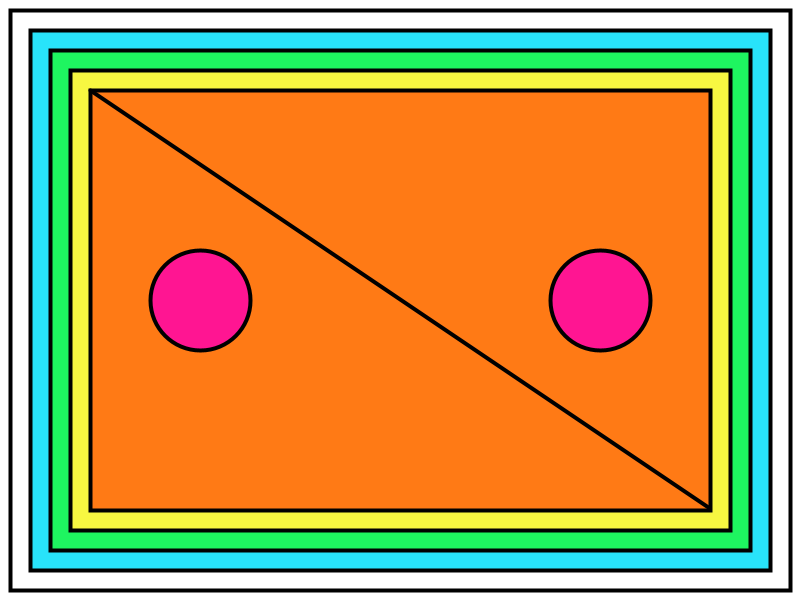
Frame 1 (no input)
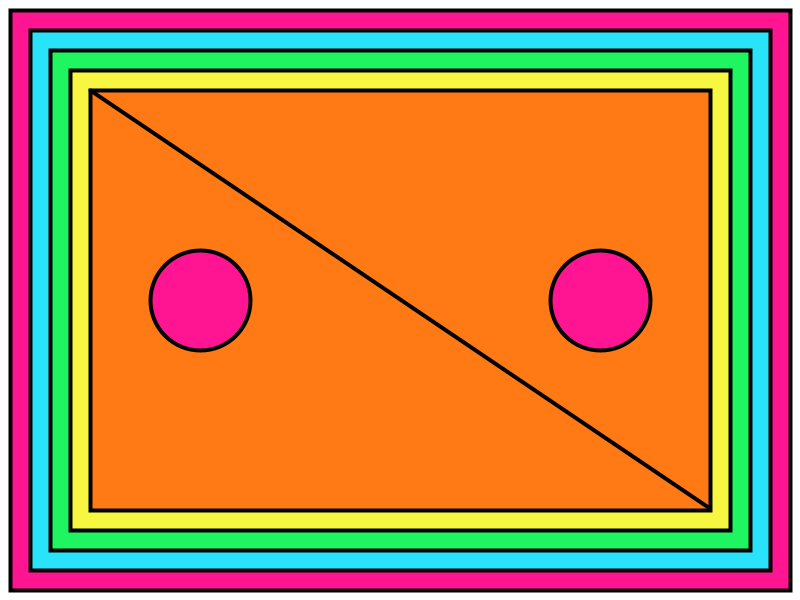
Frame 60 (the mouse pressed at the canvas centre just before this capture)
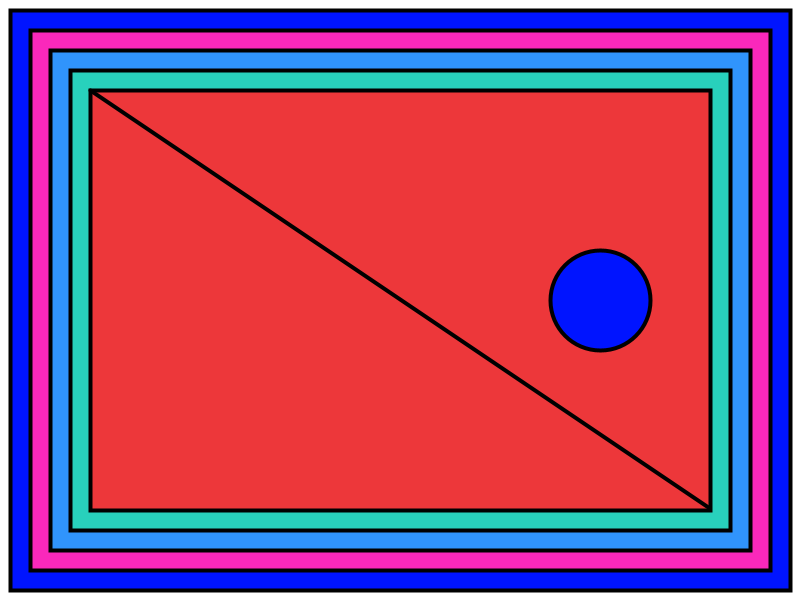
Frame 120 (the mouse held since frame 60 and released just before this capture)

The Processing sketch that drew these frames (run headless with seeded random() and noise(); from frame 60 on, the mouse is pressed at the canvas centre):

// Processing sketch: Morales_Consuelo_2
// ── Morales_Consuelo_2.pde
int A;
int B;
int C;
int D;

void setup(){
size(800,600);
A = 150;
B = 300;
C = 500;
D = 0;
}

void draw() {
  background (255);
  strokeWeight(4);
  rect(10,10,780,580); // rectangulo 1
if(mousePressed){
  fill(250,40,187);} //lila o fucsia
else {
  fill(40,227,250);} // celeste
  
  rect(30,30,740,540); // rectangulo 2
  if(mousePressed) {
    fill(48,148,252); } //azul
   else {
     fill(30,245,96); } //verde
     rect(50,50,700,500);
  if(mousePressed) {
    fill(40,209,188); } // esmeralda
   else {
     fill(247,247,65); } //amarillo
     
   rect(70,70,660,460);
   if(mousePressed) {
     fill(237,55,58); } //rojo
   else {
     fill (255,122,21); } //naranjo
     
    rect(90,90,620,420);
    if(mousePressed) {
      fill(0,20,255); } //azul
      else {
        fill(255,21,146); } //fucsia
     
   line(90,90,708,507);  //separacion en diagonal
   
  if (mouseX < A) {
    ellipse(200,B,100,100);}
  if (mouseY > B) {
    ellipse (400,300,100,100);}
  else  if (mouseY<C) {
     ellipse(600,B,100,100);}

 //if (keyPressed) { 
   //(rect(D,400,100,100);
   //rect(D,100,100,100);}
   
     
     
}    
   void keyPressed (){
     if(key== CODED) {
      if (keyCode == RIGHT){
        rect(D,400,100,100);
        rect(D,100,100,100);
         D +=10;}
      if(keyCode == UP){
        ellipse(200,B,100,100);
        ellipse(600,B,100,100);
        B -= 10;
     }
   }
   }
